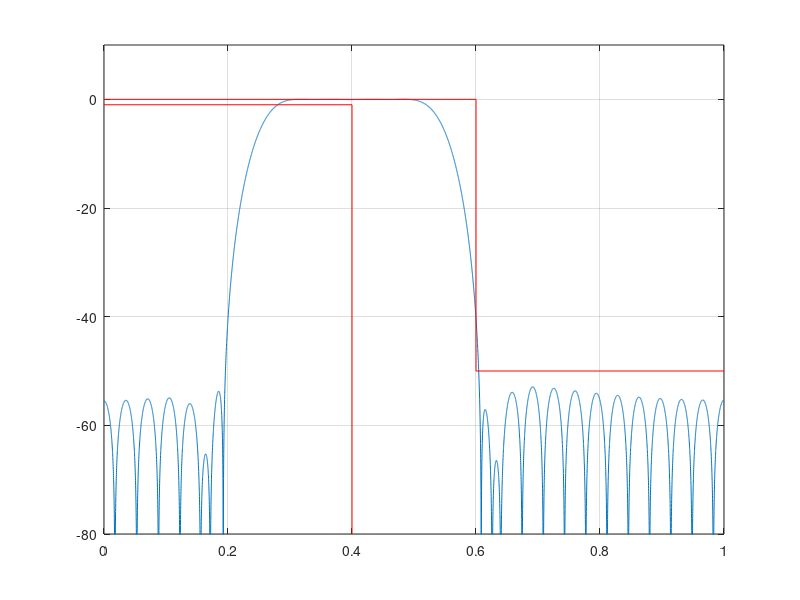

This figure's MATLAB source:
clear all;
close all;
clc;

wp = 0.4*pi; ws = 0.6*pi; % spec
As = 50; Ap = 1; % spec
wc1 = sqrt(wp*ws); % media geometrica
% wc = 0.1*pi;
Dw1 = ws - wp;
M1 = ceil(3.32*pi/(Dw1));
G0 = 0;

% primeiro ajuste
G0 = 0.025; % db

% Projeto inicial
M = M1;
Dw = Dw1;
wc = wc1;

% % segundo ajuste M (n/2)
% wp2 = 0.4395*pi; ws2 = 0.5839*pi;
% Dw2 = ws2 -wp2;
% M2 = ceil(M1*Dw2/Dw1); % nova ordem do filtro 2*M2
% M = M2;
% 
% % terceiro ajuste M (n/2) (nem precisava - deu mesma ordem do segundo)
% wp3 = 0.4239*pi; ws3 = 0.6124*pi;
% Dw3 = ws3 - wp3;
% M3 = ceil(M2*Dw3/Dw1); % nova ordem do filtro 2*M2
% M = M3;

% % ajuste deslocamento
% Dws = ws - ws3;
% Dwp = wp - wp3;
% wc3 = wc1 + (Dwp + Dws)/2;
% wc = wc3;

wc1 = 0.25*pi; wc2 = 0.55*pi;

M = ceil(M*5/3);
k = 1:M;
type = 'BP'; db = 1;
switch type
    case 'LP'
        bi = sin(wc*k)./(pi*k);
        b0 = wc/pi;
        b = [flip(bi) b0 bi];

    case 'HP'
        bi = -sin(wc*k)./(pi*k);
        b0 = 1-wc/pi;
        b = [flip(bi) b0 bi];
        
    case 'BP'
        bi = (sin(k*wc2) - sin(k*wc1))./(k*pi);
        b0 = (wc2-wc1)/pi
        b = [flip(bi) b0 bi];
        
end
m = -M:M;
mk= 0.04; %0.04 -> hamming
% mk= 0.0; %0.04 -> hann
wk = (0.5+mk)+(0.5-mk)*cos(2*pi*m/(2*M+1));
% wk = 1 - abs(m)/(M+1); % bartlett
% wk = 0.42 + 0.5*cos(2*pi*m/(2*M+1)) + 0.08*cos(4*pi*m/(2*M+1)); % blackmann
b = b.*wk*10^(-G0/20); % regular altura do filtro em db
% b = b.*10^(-G0/20); % sem janela (retangular)

% subplot(3,2,[4 6])
% zplane(b, 1);
% axis([-2 2 -2 2])
% [h, w] = freqz(b, 1, 'whole');
% subplot(322)
% stem(b), grid on;
% subplot(321)
% [h, w] = freqz(b, 1, linspace(0,pi,10000));
% % plot(w/pi, abs(h)); grid on;
% plot(w/pi, 20*log10(abs(h))); grid on;
% ylim([-80 5])
% Amim = 80
% % plot([0 wp wp]/pi, -[Ap Ap Amin], 'r');
% 
% subplot(323)
% plot(w/pi, unwrap(angle(h))/pi); grid on;
% subplot(325)
% grpdelay(b, 1)


[h, w] = freqz(b, 1, linspace(0,pi,10000));
% plot(w/pi, abs(h)); grid on;
plot(w/pi, 20*log10(abs(h))); grid on;
ylim([-80 10])
hold on;
plot([0,wp,wp]/pi,[-Ap,-Ap,-80], '-red')
plot([0,ws/pi,ws/pi,1],[0,0,-As,-As], '-red')